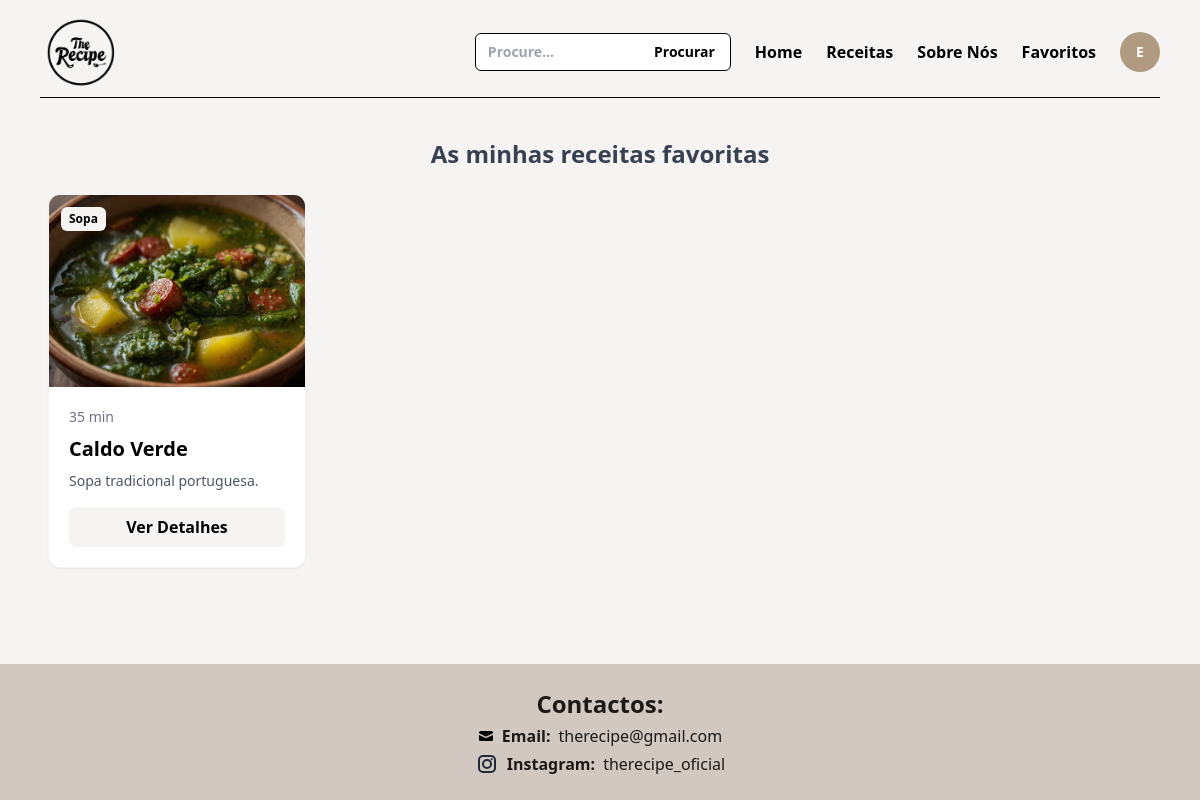
Before: /favoritos.php (signed in) with the older database file.
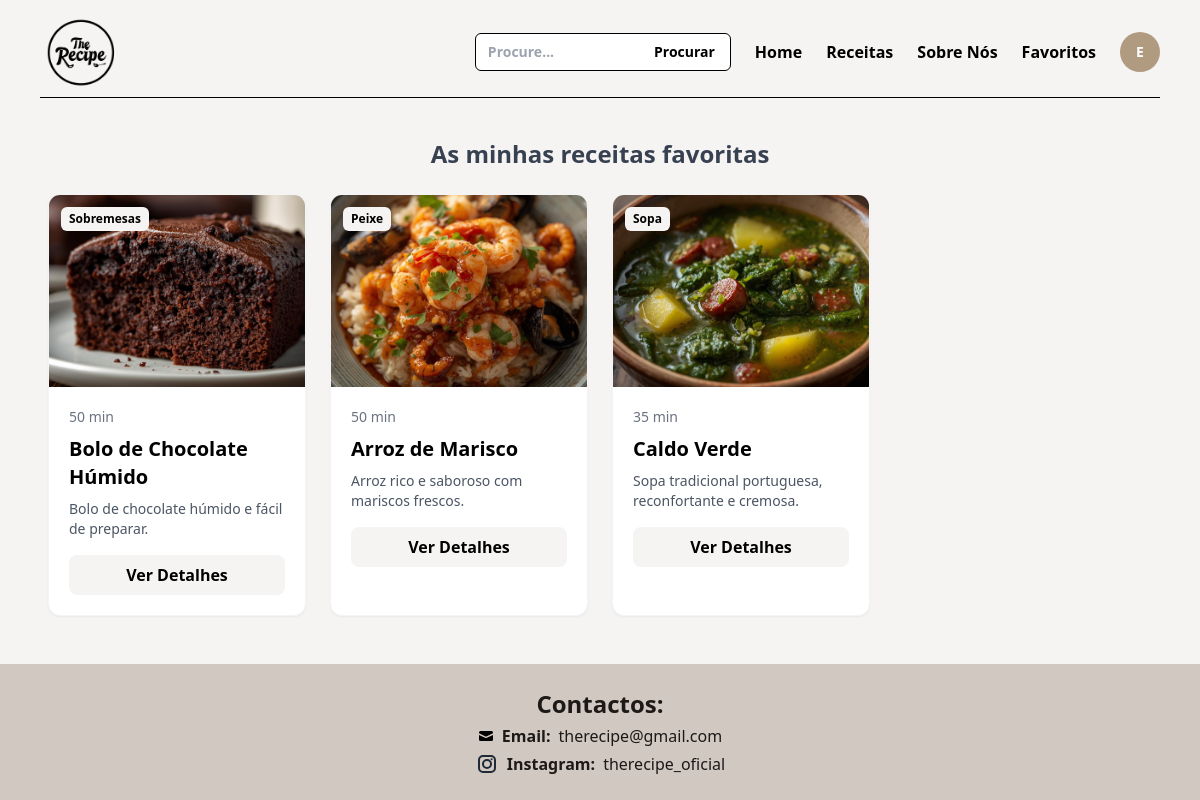
After: the same page with the newer database file.
### tables this page shows
CREATE TABLE IF NOT EXISTS `receitas` (
  `id` int NOT NULL AUTO_INCREMENT,
  `nome` varchar(100) NOT NULL,
  `tempo` varchar(50) DEFAULT NULL,
  `ingredientes` text,
  `preparacao` text,
  `imagem` varchar(128) DEFAULT NULL,
  `categoria` varchar(100) DEFAULT NULL,
  `descricao` text,
  `quantidade` int DEFAULT NULL,
  `orcamento` varchar(50) DEFAULT NULL,
  PRIMARY KEY (`id`)
);

### favoritos.php (the view, shortened to what this page needs)
<?php
require('ajax/connection.php');
$userId = $_SESSION['user_id'];
$sql = "SELECT r.* FROM favoritos f
        JOIN receitas r ON f.id_receita = r.id
        WHERE f.id_utilizador = :user_id
        ORDER BY r.id DESC";
$stmt = $dbh->prepare($sql);
$stmt->bindValue(':user_id', $userId);
$stmt->execute();
$favoritos = $stmt->fetchAll(PDO::FETCH_OBJ);
?>
<!DOCTYPE html>
<html lang="pt-pt">
<head>
    <script src="https://cdn.tailwindcss.com"></script>
</head>
<body class="bg-[#F6F4F3] min-h-screen flex flex-col">
    <?php require('includes/nav.php'); ?>
    <div class="flex-grow px-12 py-8">
        <h2 class="text-2xl font-bold mb-6 text-center text-gray-700">As minhas receitas favoritas</h2>
        <?php if (count($favoritos) > 0): ?>
        <div class="grid grid-cols-1 sm:grid-cols-2 md:grid-cols-4 gap-6">
            <?php foreach ($favoritos as $receita): ?>
                <div class="bg-white rounded-xl shadow-sm hover:shadow-lg transition-shadow duration-300 overflow-hidden border border-gray-100 group">
                <div class="relative">
                    <img class="w-full h-48 object-cover group-hover:scale-105 transition-transform duration-300"
                        src="imagem/<?= $receita->imagem ?>" alt="<?= $receita->nome ?>">
                    <span class="absolute top-3 left-3 bg-[#F6F4F3] text-black text-xs font-bold px-2 py-1 rounded-md"><?= $receita->categoria ?></span>
                </div>
                <div class="p-5">
                    <span class="text-sm text-gray-500 block mb-2"><?= $receita->tempo ?></span>
                    <h3 class="text-xl font-bold mb-2"><?= $receita->nome ?></h3>
                    <p class="text-gray-600 text-sm line-clamp-2 mb-4"><?= $receita->descricao ?></p>
                    <a href="receita.php?receita=<?= $receita->id ?>"
                    class="block text-center py-2 bg-[#F6F4F3] font-semibold rounded-lg hover:bg-[#B09B80]">
                        Ver Detalhes
                    </a>
                </div>
            </div>
            <?php endforeach; ?>
        </div>
        <?php else: ?>
        <p class="text-center text-gray-500 mt-10">Ainda não tens receitas favoritas.</p>
        <?php endif; ?>
    </div>
    <?php require('includes/footer.php'); ?>
</body>
</html>

Changed rows visible on the page:
now on this page (row unchanged): receitas: imagem (picture), categoria "Sobremesas", tempo "50 min", nome "Bolo de Chocolate Húmido", descricao "Bolo de chocolate húmido e fácil de preparar."
now on this page (row unchanged): receitas: imagem (picture), categoria "Peixe", tempo "50 min", nome "Arroz de Marisco", descricao "Arroz rico e saboroso com mariscos frescos."
changed receitas "Caldo Verde": descricao "Sopa tradicional portuguesa." → "Sopa tradicional portuguesa, reconfortante e cremosa."
